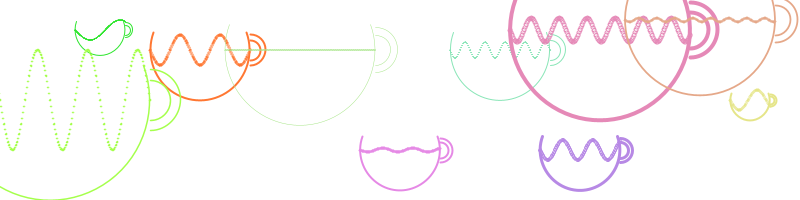
Frame 1 (no input)
Frame 60 (the mouse pressed at the canvas centre just before this capture): identical to frame 1, image omitted
Frame 120 (the mouse held since frame 60 and released just before this capture): identical to frame 1, image omitted

The Processing sketch that drew this single still picture (run headless with seeded random() and noise(); from frame 60 on, the mouse is pressed at the canvas centre):

// Processing sketch: processing_54267
// ── processing_54267.pde

void setup()
{
  size(800,200);
  colorMode(HSB,360,100,100);
  smooth();
}

void draw()
{
  background(360);
  
  cup(200,50,100,15,PI/20,color(20,80,100),2);
  cup(100,30,50,10,PI/30,color(120,80,90),1);
  cup(50,100,200,50,PI/25,color(90,70,100),1.5);
  cup(300,50,150,30,PI,color(100,40,90),0.5);
  cup(400,150,80,2,PI/15,color(300,40,90),2);
  cup(500,50,100,8,PI/10,color(150,40,90),1);
  cup(580,150,80,10,PI/15,color(270,40,90),3);
  cup(600,30,180,12,PI/14,color(330,40,90),4);
  cup(700,20,150,2,PI/9,color(20,40,90),1.8);
  cup(750,100,40,10,PI/18,color(60,40,90),2);
}

void cup (float x,float y,float w,float scaleVal,float angleInc, color c,float sw)
{
  pushMatrix();
 noFill();
  stroke(c);
  strokeWeight(sw);
  translate(x,y);
  float angle = 0;

  //body
  arc(0,0,w,w,radians(-20),radians(200));
  //handle
  arc(w/2,0,(w*0.3),(w*0.3),radians(-90),radians(90));
  arc(w/2,0,w/5,w/5,radians(-90),radians(90));
  //liquid
  for(float i = -(w/2); i<= w/2; i+=1){
    float j = sin(angle)*scaleVal;
    ellipse(i,j,0.5,0.5);
    angle += angleInc;
   }
  popMatrix();
}

  
